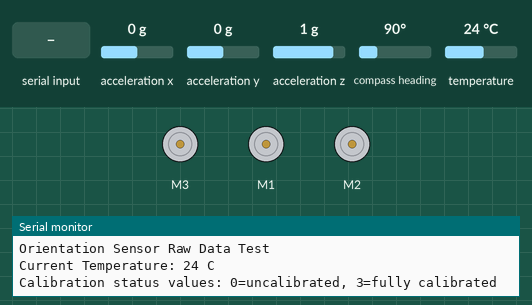
Recording of a sketch running on a simulated Arduino Uno, built with avr-gcc and run on an emulated ATmega328P. Shown: 3 × DC motor (green arrow = forward, orange = backward, longer = faster), the last lines printed to the serial monitor. The test bench sets the inputs (shaded band); at power-on: acceleration x 0 g, acceleration y 0 g, acceleration z 1 g, compass heading 90°, temperature 24 °C.

Above: at 2.2 s.
2.3 s: "m" received over Serial
4.8 s: "s" received over Serial
7.3 s: "f,45\n" received over Serial
At 9.5 s:
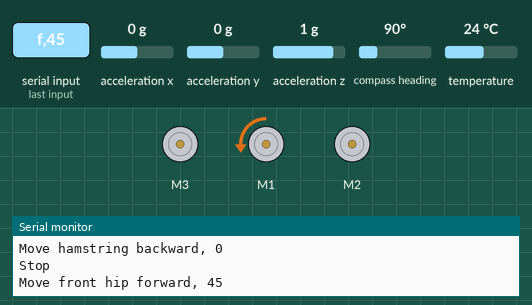
9.8 s: "b90\n" received over Serial
At 11.6 s:
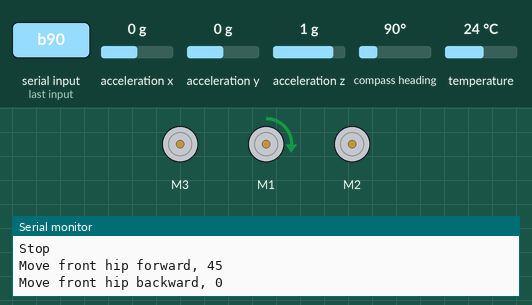
12.3 s: "g,45\n" received over Serial
At 14.5 s:
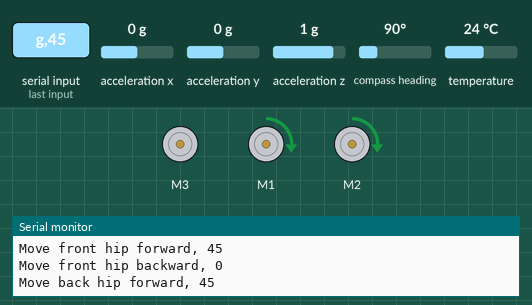
14.8 s: "n90\n" received over Serial
At 16.4 s:
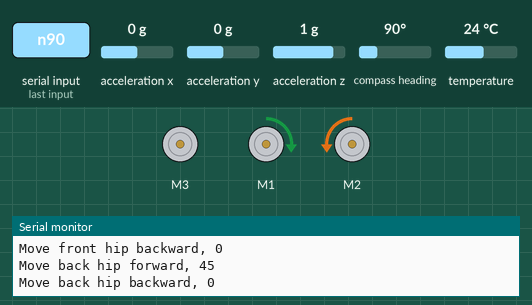
Timing chart, 0 to 17.9 s (numbered marks = the images above; inputs shaded):
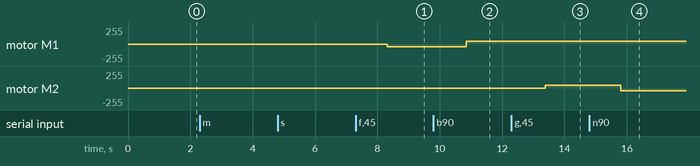

Measured:
- after the input at 7.3 s, motor M1: stopped → backward 44/255 after 1.0 s
- after the input at 9.8 s, motor M1: backward 44/255 → forward 44/255 after 1.0 s
- after the input at 12.3 s, motor M2: stopped → forward 44/255 after 1.1 s
- after the input at 14.8 s, motor M2: forward 44/255 → backward 44/255 after 1.0 s

The sketch:

Tensegrity_Leg_Test_Harness.ino
```cpp
/*This program is for testing the motors on the tensegrity flexural joint by individually controlling every motor
 * With different hotkeys. Moreover, each motor can be set at a particular speed. Note that there is a small delay
 * with pressing return in the Serial TX side and the motors following through.
 *
 * The format for the transmission is as follows:
 * desired_Motor,speed with NO spaces!
 *
 * The hotkeys for the motors are as follows:
 * f: hip motor forward
 * b: hip motor backward
 * g: rear hip motor forward
 * n: rear hip motor backward
 * h: hamstring motor forward
 * m: hamstring motor backward
 *
 * The speeds for the motors can range from 0 to 255.
 *
 * Lastly, the s hotkey at any point will cease all motor activity
 * and the a hotkey will print out the current gyro reading.
 */

//Print libraries
#include <stdio.h>
//Motor libraries
#include <Adafruit_MotorShield.h>
#include "utility/Adafruit_MS_PWMServoDriver.h"
//Gyroscope libraries
#include <Wire.h>
#include <Adafruit_Sensor.h>
#include <Adafruit_BNO055.h>
#include <utility/imumaths.h>
/*
 * Create the motor shield object with the default I2C address
 * Or, create it with a different I2C address (say for stacking)
 * Adafruit_MotorShield AFMS = Adafruit_MotorShield(0x61);
 */
Adafruit_MotorShield AFMS         = Adafruit_MotorShield();
/*
 * Select which 'port' M1, M2, M3, or M4. This is M1
 */
//Creating instances of motor
Adafruit_DCMotor *f_hip_motor     = AFMS.getMotor(1); //hip flex forward motor
Adafruit_DCMotor *b_hip_motor     = AFMS.getMotor(2); //hip flex rear motor
Adafruit_DCMotor *hamstring_motor = AFMS.getMotor(3); //knee flex backwards motor

// Set delay between fresh samples
#define BNO055_SAMPLERATE_DELAY_MS (100)
Adafruit_BNO055 bno = Adafruit_BNO055();

void setup() {
  Serial.begin(9600); //Set the baud rate
  Serial.print("Power On. Begin Test.\n"); //Inform user that test is starting
  AFMS.begin(); //begin

  Serial.println("Orientation Sensor Raw Data Test"); Serial.println("");

  /* Initialise the sensor */
  if(!bno.begin())
  {
    /* There was a problem detecting the BNO055 ... check your connections */
    Serial.print("Ooops, no BNO055 detected ... Check your wiring or I2C ADDR!");
    while(1);
  }

  delay(1000);

  /* Display the current temperature */
  int8_t temp = bno.getTemp();
  Serial.print("Current Temperature: ");
  Serial.print(temp);
  Serial.println(" C");
  Serial.println("");

  bno.setExtCrystalUse(true);

  Serial.println("Calibration status values: 0=uncalibrated, 3=fully calibrated");
}

  String input;
  int    commaIndex;
  char   desired_Motor;
  int    desired_Speed;

void loop() {

  // Possible vector values can be:
  // - VECTOR_ACCELEROMETER - m/s^2
  // - VECTOR_MAGNETOMETER  - uT
  // - VECTOR_GYROSCOPE     - rad/s
  // - VECTOR_EULER         - degrees
  // - VECTOR_LINEARACCEL   - m/s^2
  // - VECTOR_GRAVITY       - m/s^2
  imu::Vector<3> euler = bno.getVector(Adafruit_BNO055::VECTOR_EULER);

  /*if there is data in the serial transmit side, read and process it */
  if (Serial.available() > 0) {

    /*parse through the transmit side string */
    input              = Serial.readString();
    commaIndex         = input.indexOf(',');
    String firstValue  = input.substring(0, commaIndex);
    String secondValue = input.substring(commaIndex+1);

    /*set the desired motor and the desired speed */
    desired_Motor      = firstValue[0];
    desired_Speed      = secondValue.toInt();

    /*switch statement covering all hotkey cases */
    switch (desired_Motor) {
      case 'f': //HOTKEY = f, move front hip forward
        Serial.print("Move front hip forward, ");
        Serial.println(desired_Speed);
        f_hip_motor->run(BACKWARD);
        for (int i = 0; i < desired_Speed; i++) {
          f_hip_motor->setSpeed(i);
        }
        delay(5);
        break;
      case 'b': //HOTKEY = b, move front hip backward
        Serial.print("Move front hip backward, ");
        Serial.println(desired_Speed);
        f_hip_motor->run(FORWARD);
        for(int i = 0; i < desired_Speed; i++) {
          f_hip_motor->setSpeed(i);
        }
        delay(5);
        break;
      case 'g': //HOTKEY = g, move rear hip forward
        Serial.print("Move back hip forward, ");
        Serial.println(desired_Speed);
        b_hip_motor->run(FORWARD);
        for(int i = 0; i < desired_Speed; i++) {
          b_hip_motor->setSpeed(i);
        }
        delay(5);
        break;
      case 'n': //HOTKEY = n, move rear hip backward
        Serial.print("Move back hip backward, ");
        Serial.println(desired_Speed);
        b_hip_motor->run(BACKWARD);
        for(int i = 0; i < desired_Speed; i++) {
          b_hip_motor->setSpeed(i);
        }
        delay(5);
        break;
      case 'h': //HOTKEY = h, move hamstring forward
        Serial.print("Move hamstring forward, ");
        Serial.println(desired_Speed);
        hamstring_motor->run(FORWARD);
        for(int i = 0; i < desired_Speed; i++) {
          hamstring_motor->setSpeed(i);
        }
        delay(5);
        break;
      case 'm': //HOTKEY = m, move hamstring backward
        Serial.print("Move hamstring backward, ");
        Serial.println(desired_Speed);
        hamstring_motor->run(BACKWARD);
        for(int i = 0; i < desired_Speed; i++) {
          hamstring_motor->setSpeed(i);
        }
        delay(5);
        break;
      case 's': //HOTKEY = s, stop all motor activity
        Serial.print("Stop\n");
        f_hip_motor->run(BRAKE);
        f_hip_motor->setSpeed(0);
        b_hip_motor->run(BRAKE);
        b_hip_motor->setSpeed(0);
        hamstring_motor->run(BRAKE);
        hamstring_motor->setSpeed(0);
        delay(5);
        break;
      case 'a': //HOTKEY = a, print gyro information
        /* Display the floating point data */
        Serial.print("X: ");
        Serial.print(euler.x());
        Serial.print(" Y: ");
        Serial.print(euler.y());
        Serial.print(" Z: ");
        Serial.print(euler.z());
        Serial.print("\t\t");
    }                                 //end of switch
  }                                   //end of if

  delay(BNO055_SAMPLERATE_DELAY_MS);
}
```
